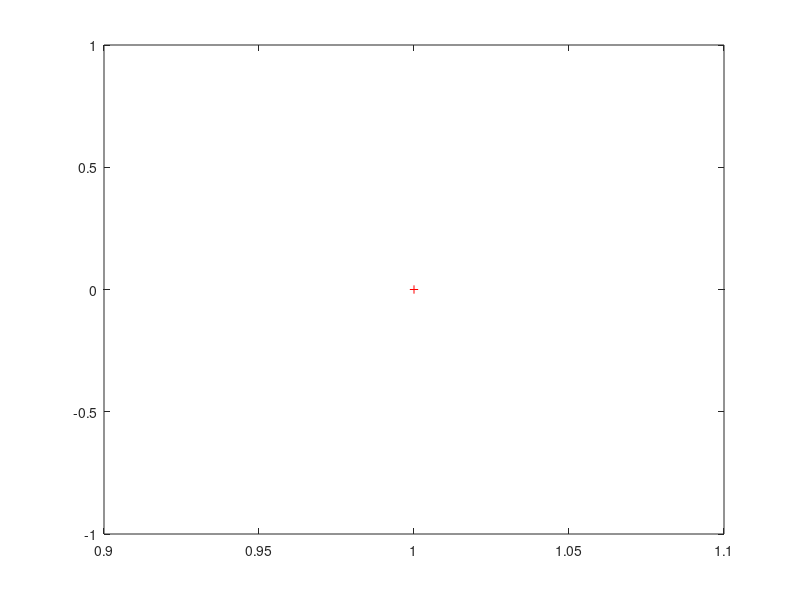

Source code (MATLAB): (Note: this script raises an error after producing the figure.)
dayContents = dir('13*beads');
mainDir = pwd;
areaTable = 0;
heightTable = 0;
m = 0;

for i = 1:numel(dayContents) % load data taken on different days
    cd([mainDir '/' dayContents(i).name]);
    wellContents = dir('well*');
    if numel(wellContents) > 3
        range = [6 5 4 3 2 1];
    else
        range = [3 2 1];
    end
    wellDir = pwd;
    
    m = 0;
    
    for j = range % load conditions: live, fixed, ethanol
        
        if mod(j,3) == 0
            if areaTable == 0
                startval = 0;
            else
                startval = size(areaTable,2);
            end
        end
        
        m = m+1;
        cd([wellDir '/' wellContents(j).name]);
        %disp([wellDir '/' wellContents(j).name]);
        dataDir = dir('data*');
        
        for k = 1:numel(dataDir)
            load(dataDir(k).name);
            areaTable(mod(m-1,3)+1,k+startval) = numel(find(objects(1).object_mask.mask));
            heightTable(mod(m-1,3)+1,k+startval) = objects(1).metadata.cellTop-objects(1).metadata.cellBottom;
            %disp(k)
        end
    end
end

figure; boxplot(heightTable','labels',{'live', 'fixed', 'ethanol'}); title('heights');
%figure; boxplot(areaTable'); title('areas');
figure; scatter(areaTable(1,:),areaTable(2,:)); title('areas'); xlabel('live'); ylabel('fixed');
figure; scatter(areaTable(1,:),areaTable(3,:)); title('areas'); xlabel('live'); ylabel('ethanol');
figure; scatter(areaTable(2,:),areaTable(3,:)); title('areas'); xlabel('fixed'); ylabel('ethanol');
figure; bar(heightTable'); title('heights');

%%%%%%

% c = dir('well2*');
% wd = pwd;
% k = 0;
% 
% areaTable = 0;%zeros(numel(cs),3);
% heightTable = 0;%zeros(numel(cs),3);
% 
% %       live fixed ethanol
% % cell1
% % cell2
% %.
% %.
% %.
% 
% for i = [3 2 1]
%     k = k+1;
%     cd([wd '/' c(i).name]);
%     cs = dir('data*');
% 
%     for j = 1:numel(cs)
%         load(cs(j).name);
%         areaTable(k,j) = numel(find(objects(1).object_mask.mask));
%         heightTable(k,j) = objects(1).metadata.cellTop-objects(1).metadata.cellBottom;
%     end
% end
